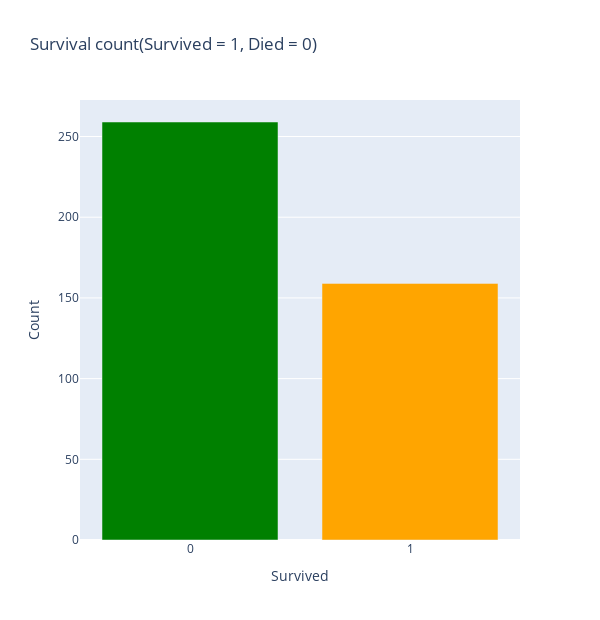

Notebook source saved alongside this figure:
### Code cell
# Plotting in plotly
fig = go.Figure(data=[go.Bar(x=['0', '1'], y=grouped_data['Count'], marker_color=['green', 'orange'])])
fig.update_layout(title='Survival count(Survived = 1, Died = 0)', 
                   xaxis_title='Survived', yaxis_title='Count', width=600, height=620)
fig.show()

### Figure 1 — Plotly figure (JSON) as saved in the notebook; plotly's stock layout.template omitted (floating-point values rounded to 4 significant figures)
{"data": [{"marker": {"color": ["green", "orange"]}, "type": "bar", "x": ["0", "1"], "y": [259, 159]}], "layout": {"height": 620, "title": {"text": "Survival count(Survived = 1, Died = 0)"}, "width": 600, "xaxis": {"title": {"text": "Survived"}}, "yaxis": {"title": {"text": "Count"}}}}
